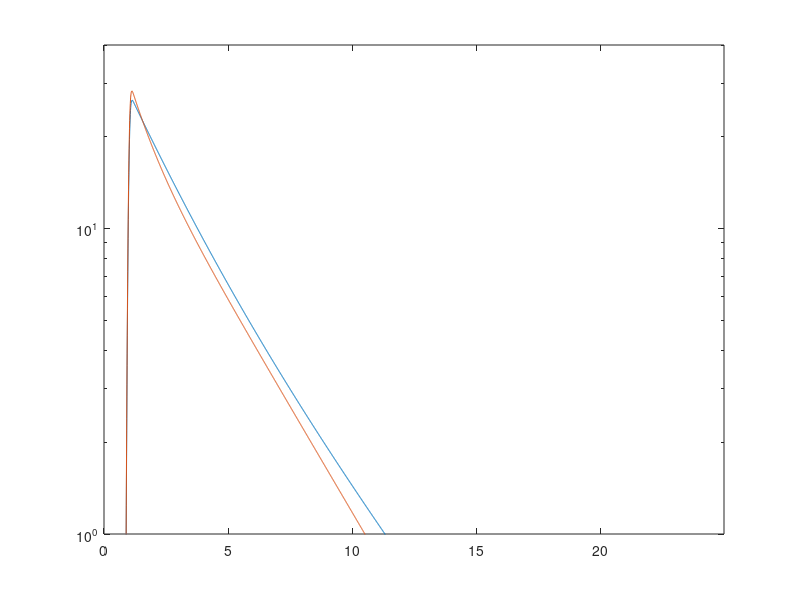

The MATLAB source for this figure:
% Test formalism of FLORTRAN program as described in:
% Isenberg, I. et al., Biophys. J. 13 (1973), 1090 - 1115

N = 10000;

t_1 = 2;
t_2 = 4;
A1 = 0.50./t_1;
A2 = 0.75./t_2;

% Perfect cumulants:

C = [(t_1*A1 + t_2*A2) (t_1^2*A1 + t_2^2*A2) (t_1^3*A1 + t_2^3*A2) (t_1^4*A1 + t_2^4*A2)]./(A1 + A2);

fprintf('%5.3f %5.3f %5.2f %5.2f \n', C);
fprintf('%5.2f %5.2f %5.2f %5.3f \n', [t_1 A1/(A1+A2) t_2 A2/(A1+A2)]);

% Compute ideal TCSPC-histogram

Resolution = 0.008;
tau = (Resolution/2:Resolution:25);

IRF = exp(-(tau-1).^2./(0.08.^2));
dec = A1.*exp(-tau./t_1) + A2.*exp(-tau./t_2);
p = conv(IRF, dec);
p = p(1:numel(tau));

tcspc = p./sum(p).*N;

% Exponential depression

lambda = -log(0.5)/tau(end);
DEP    = exp(-lambda.*tau);

% Moments of IRF

H    = sum(          IRF.*DEP);
H(2) = sum((tau   ).*IRF.*DEP);
H(3) = sum((tau.^2).*IRF.*DEP);
H(4) = sum((tau.^3).*IRF.*DEP);

% Convert units to cnts/ns (see p. 1107)

H = H./Resolution;

% Moments of fluorescence signal

F    = sum(          tcspc.*DEP);
F(2) = sum((tau   ).*tcspc.*DEP);
F(3) = sum((tau.^2).*tcspc.*DEP);
F(4) = sum((tau.^3).*tcspc.*DEP);

% Estimate mean lefetime and amplitude (see p. 1107)

tau_m = F(2)/F(1) - H(2)/H(1);
amp_m = F(1)/H(1)/tau_m;

% Perform scaling of moments according to eq. A10 and A11

H(2) = H(2)/tau_m;
H(3) = H(3)/tau_m^2;
H(4) = H(4)/tau_m^3;

F(1) = F(1)/amp_m/tau_m;
F(2) = F(2)/amp_m/tau_m^2;
F(3) = F(3)/amp_m/tau_m^3;
F(4) = F(4)/amp_m/tau_m^4;

rep = 100;
while rep>0

% compute cumulants 

    G(1) =  F(1)                                           /H(1);
    G(2) = (F(2)   - G(1)*H(2)                            )/H(1);
    G(3) = (F(3)/2 - G(1)*H(3)/2 - G(2)*H(2)              )/H(1);
    G(4) = (F(4)/6 - G(1)*H(4)/6 - G(2)*H(3)/2 - G(3)*H(2))/H(1);

% compute lifetimes as roots of eq. 6

    k_1 = (G(2)*G(3) - G(1)*G(4))/(G(2)*G(2) - G(1)*G(3))/2;
    k_2 = (G(2)*G(4) - G(3)*G(3))/(G(2)*G(2) - G(1)*G(3));

    tau_1 = (k_1 - sqrt(k_1^2 + k_2));
    tau_2 = (k_1 + sqrt(k_1^2 + k_2));

% calculate according amplitudes

    amp_1 = (G(2) - G(1).*tau_2)./(tau_1.*(tau_1-tau_2));
    amp_2 = (G(2) - G(1).*tau_1)./(tau_2.*(tau_2-tau_1));

% cutoff correction

% beta is calculated according to eq. 10
    
    b(1) = amp_1 * sum(IRF.*exp(tau./tau_1))./Resolution;
    b(2) = amp_2 * sum(IRF.*exp(tau./tau_2))./Resolution;

% I is computed according to eq. 11

    I(1,1) =            tau_1*exp(-tau(end)/(tau_1));
    I(2,1) =            tau_2*exp(-tau(end)/(tau_2));
    I(1,2) = tau(end)  *tau_1*exp(-tau(end)/(tau_1))+   tau_1*I(1,1);
    I(2,2) = tau(end)  *tau_2*exp(-tau(end)/(tau_2))+   tau_2*I(2,1);
    I(1,3) = tau(end)^2*tau_1*exp(-tau(end)/(tau_1))+ 2*tau_1*I(1,2);
    I(2,3) = tau(end)^2*tau_2*exp(-tau(end)/(tau_2))+ 2*tau_2*I(2,2);
    I(1,4) = tau(end)^3*tau_1*exp(-tau(end)/(tau_1))+ 3*tau_1*I(1,3);
    I(2,4) = tau(end)^3*tau_2*exp(-tau(end)/(tau_2))+ 3*tau_2*I(2,3);
        
    delta = b*I;
    
    F = F + delta;    
    
    rep = rep -1;
end

fprintf('%5.2f %5.3f %5.2f %5.3f   ', [tau_1*tau_m amp_1/(amp_1+amp_2) tau_2*tau_m amp_2/(amp_1+amp_2)]);
fprintf('%5.3f %5.3f %5.2f %5.2f \n', G);

dec = amp_1*amp_m.*exp(-tau./tau_1/tau_m) + amp_2*amp_m.*exp(-tau./tau_2/tau_m);
zz = conv(IRF, dec);
zz = zz(1:numel(tau));
semilogy(tau,tcspc,tau,zz);
axis([0 tau(end) 1 10*ceil(N/numel(tau))]);


